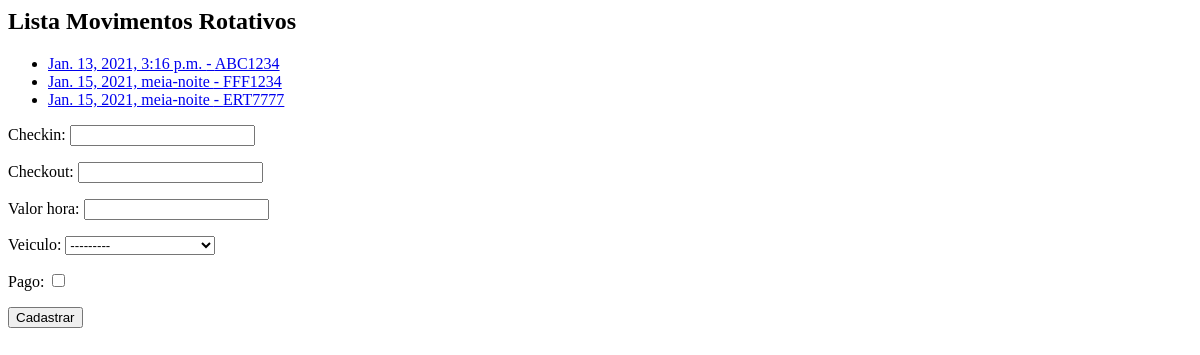
Before: /core/mov-rot/ with the older database file.
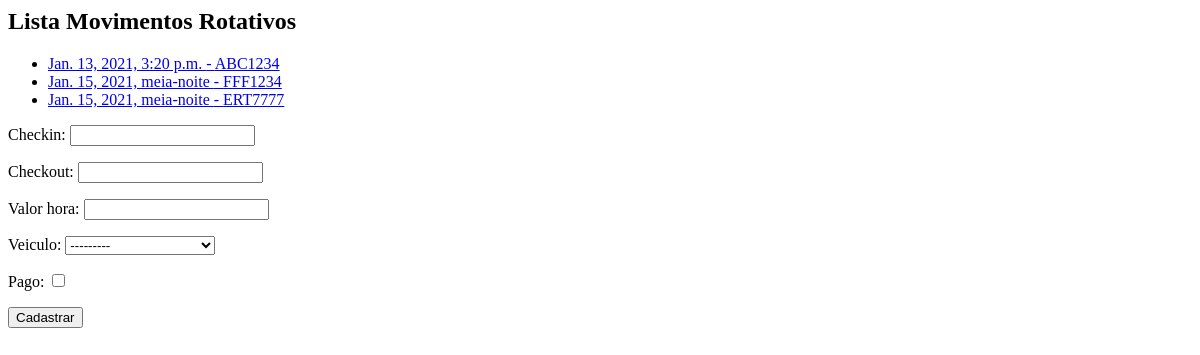
After: the same page with the newer database file.
### core/models.py (models this page shows, shortened)
class MovRotativo(models.Model):
    checkin = models.DateTimeField(auto_now=False)
    checkout = models.DateTimeField(auto_now=False, blank=True, null=True)
    valor_hora = models.DecimalField(max_digits=5, decimal_places=2)
    veiculo = models.ForeignKey(Veiculo, on_delete=models.CASCADE)
    pago = models.BooleanField(default=False)

class Veiculo(models.Model):
    marca = models.ForeignKey(Marca, on_delete=models.CASCADE)
    placa = models.CharField(max_length=7)
    proprietario = models.ForeignKey(Pessoa, on_delete=models.CASCADE)
    cor = models.CharField(max_length=15)
    observacoes = models.TextField()
    def __str__(self):
        return self.marca.nome + ' - ' + self.placa

### core/views.py (the view)
def lista_movrotativos(request):
    mov_rot = MovRotativo.objects.all()
    form = MovRotativoForm()
    data = {'form': form, 'mov_rot': mov_rot}
    return render(request, 'core/lista_movrotativos.html', data)

### core/forms.py
class MovRotativoForm(ModelForm):
    class Meta:
        model = MovRotativo
        fields = '__all__'

### core/templates/core/lista_movrotativos.html (shortened to what this page needs)
<h2>Lista Movimentos Rotativos</h2>
<ul>
    {% for mov in mov_rot %}
        <li>
            <a href="{% url 'core_movrotativos_update' mov.id %}">
                {{ mov.checkin }} - {{ mov.veiculo.placa }}
            </a>
        </li>
    {% endfor %}
</ul>
<form action="{% url 'core_movrotativos_novo' %}" method="POST">
    {{ form.as_p }}
    <button type="submit">Cadastrar</button>
</form>

Changed rows visible on the page:
changed MovRotativo "ABC1234": checkin "Jan. 13, 2021, 3:16 p.m." → "Jan. 13, 2021, 3:20 p.m."
